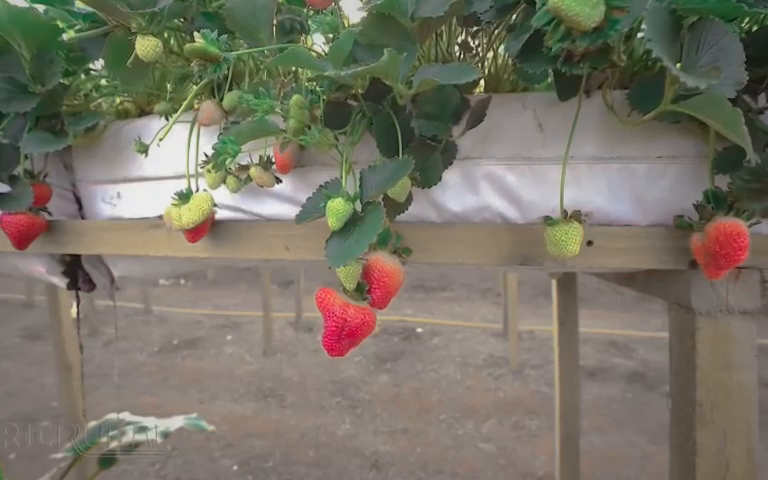
#> input picture frame 39 of Código Morango/Morango.mp4, 768 x 480 px
$ python morango.py
#> lines starting #> are read from the running program, lines starting #| are printed output that depends on the picture; after the words box and inside, x2 and y2 are one past the last pixel; in counts of white or black regions, pixels touching at a corner belong together
#> further down, frame is the input picture: shape (480, 768, 3); mean B, G, R 102.1, 115.7, 120.2
import cv2
import numpy as np

# Função para segmentar os morangos vermelhos
def segmentar_morangos(frame):

    # Converter o frame para o espaço de cor HSV
    hsv = cv2.cvtColor(frame, cv2.COLOR_BGR2HSV)
#> hsv: shape (480, 768, 3); mean H, S, V 35.7, 53.4, 125.5

    # Definir a cor dos morangos
    lower_red = np.array([0, 100, 100])
    upper_red = np.array([10, 255, 255])
    mask1 = cv2.inRange(hsv, lower_red, upper_red)
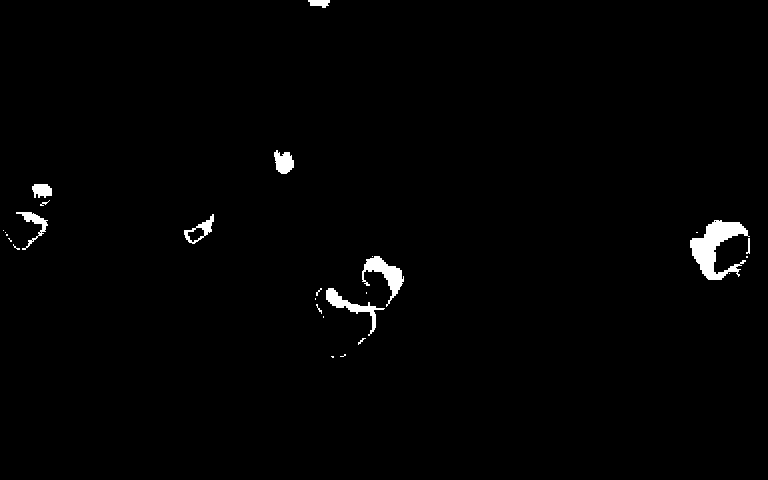
#> mask1: shape (480, 768); 1.2% white; 27 white regions (17 under 20 px), largest, box (x1, y1, x2, y2) and area: (690, 220, 750, 280) 1625, (362, 256, 404, 307) 744, (326, 288, 385, 336) 580

    lower_red = np.array([160, 100, 100])
    upper_red = np.array([179, 255, 255])
    mask2 = cv2.inRange(hsv, lower_red, upper_red)
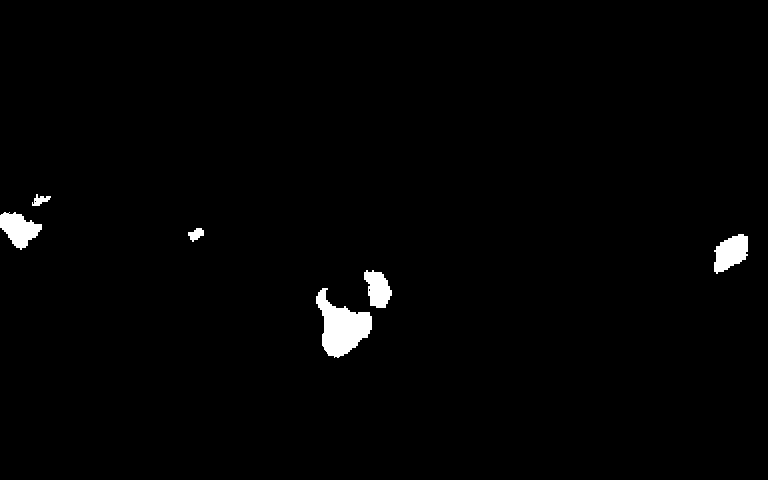
#> mask2: shape (480, 768); 1.3% white; 6 white regions, box (x1, y1, x2, y2) and area: (316, 288, 372, 358) 2110, (0, 212, 42, 250) 937, (714, 234, 748, 274) 912, (364, 270, 392, 308) 722, (188, 228, 204, 242) 136, (32, 194, 51, 206) 119

    mask = cv2.bitwise_or(mask1, mask2)
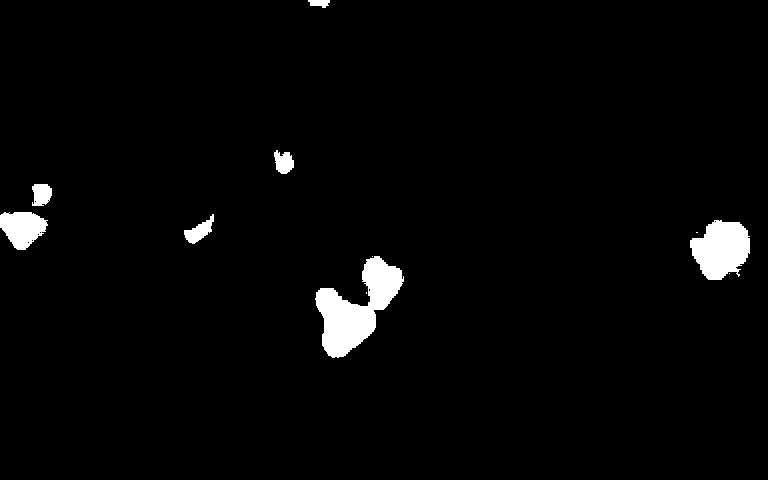
#> mask: shape (480, 768); 2.5% white; 11 white regions (4 under 20 px), largest, box (x1, y1, x2, y2) and area: (315, 256, 404, 358) 4226, (690, 220, 750, 280) 2576, (0, 212, 48, 250) 1265

    # Aplicar operações morfológicas para melhorar a segmentação
    kernel = np.ones((5, 5), np.uint8)
    mask = cv2.morphologyEx(mask, cv2.MORPH_OPEN, kernel)
#> mask: shape (480, 768); 2.5% white; 7 white regions, largest, box (x1, y1, x2, y2) and area: (316, 256, 402, 357) 4202, (690, 221, 750, 280) 2542, (0, 212, 46, 250) 1225
    mask = cv2.morphologyEx(mask, cv2.MORPH_CLOSE, kernel)
#> mask: shape (480, 768); 2.5% white; 7 white regions

    # Encontrar os contornos dos morangos
    contours, _ = cv2.findContours(mask, cv2.RETR_EXTERNAL, cv2.CHAIN_APPROX_SIMPLE)
#> contours = 7 contours; box (x1, y1, x2, y2) and area: (316, 256, 402, 357) 4036, (690, 221, 750, 280) 2440, (0, 212, 46, 250) 1164, (184, 220, 212, 243) 331, (33, 184, 52, 206) 302, (275, 152, 294, 174) 300, (310, 0, 330, 6) 90

    # Inicializar a contagem de morangos
    count = 0

    # Desenha os contornos
    for contour in contours:
        area = cv2.contourArea(contour)
        if area > 100:
            M = cv2.moments(contour)
            if M["m00"] != 0:
                cX = int(M["m10"] / M["m00"])
                cY = int(M["m01"] / M["m00"])

                # Desenhar o círculo em torno do morango
                cv2.circle(frame, (cX, cY), 30, (0, 255, 0), 2)

                # Escrever "Morango" acima do contorno
                cv2.putText(frame, "Morango", (cX - 30, cY - 40), cv2.FONT_HERSHEY_SIMPLEX, 0.7, (0, 255, 0), 2)

            # Incrementar a contagem de morangos
            count += 1
#> this loop made 7 passes
#> (area, cX, cY) on passes 1 to 6: (4036.5, 356, 308), (2440.5, 720, 248), (331, 197, 231), (1164.5, 21, 227), (302, 41, 193), (299.5, 283, 162)
#> area on pass 7: 89.5
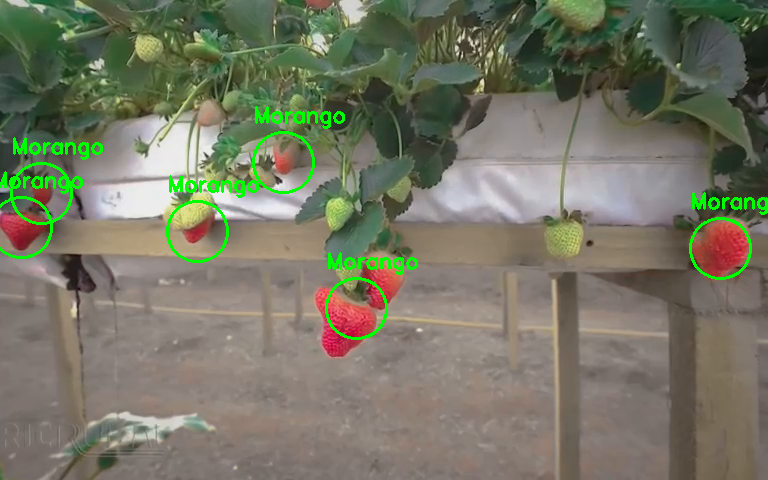
#> frame: shape (480, 768, 3); 1.97% of pixels changed, all inside (x1, y1, x2, y2) = (0, 106, 768, 340)
#> after the loop, count = 6

    # Exibe a quantidade de morangos contados
    cv2.putText(frame, f"Morangos Maduros : {count}", (20, frame.shape[0] - 30), cv2.FONT_HERSHEY_SIMPLEX, 0.7, (0, 255, 0), 2)
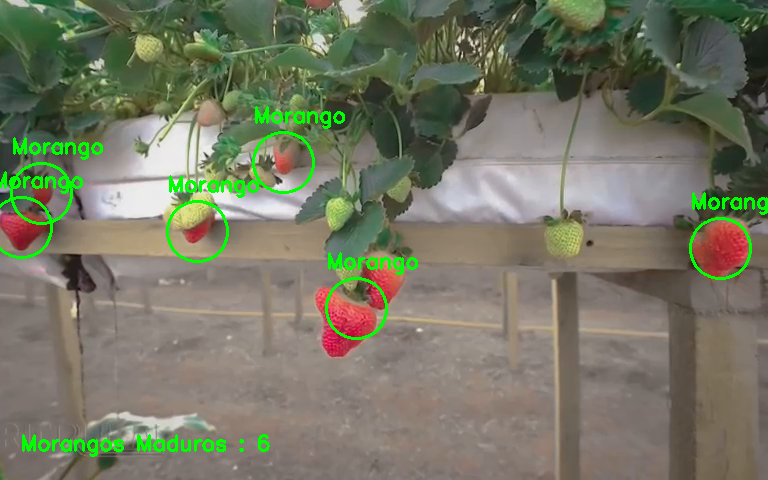
#> frame: shape (480, 768, 3); 0.45% of pixels changed, all inside (x1, y1, x2, y2) = (22, 434, 270, 457)

    return frame

# Abrir o vídeo
video = cv2.VideoCapture('Morango.mp4')
if not video.isOpened():
    raise IOError("Erro ao abrir o vídeo.")

# Processar o frame do vídeo
while True:
    ret, frame = video.read()
    if not ret:
        break

    # Chamar a função para segmentar os morangos
    frame_segmentado = segmentar_morangos(frame)

    # Exibir os morangos segmentados
    cv2.imshow("Segmentacao de Morangos", frame_segmentado)

    # Encerrar o código
    if cv2.waitKey(1) == ord('q'):
#> (key q is pressed here)
        break

video.release()
cv2.destroyAllWindows()

$ run again, starting later in the video
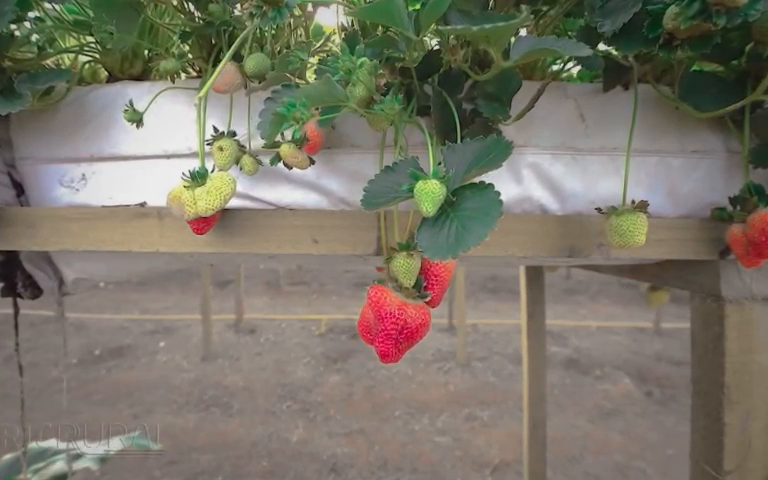
#> input picture frame 177 of Código Morango/Morango.mp4, 768 x 480 px
#> frame is the input picture: shape (480, 768, 3); mean B, G, R 103.9, 117.6, 122.3
#> hsv: shape (480, 768, 3); mean H, S, V 35.8, 55.2, 127.4
#> in segmentar_morangos, `mask1 = cv2.inRange(hsv, lower_red, upper_red)`:
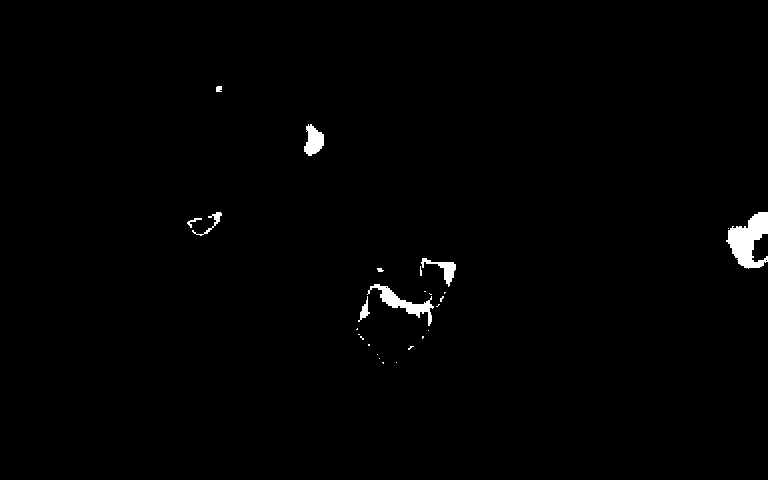
#> mask1: shape (480, 768); 0.88% white; 27 white regions (18 under 20 px), largest, box (x1, y1, x2, y2) and area: (726, 212, 768, 269) 1359, (367, 284, 434, 326) 707, (304, 124, 324, 156) 422
#> mask2: shape (480, 768); 1.2% white; 4 white regions, box (x1, y1, x2, y2) and area: (358, 288, 430, 364) 3030, (422, 262, 448, 308) 730, (752, 234, 768, 262) 332, (190, 216, 216, 234) 272
#> contours = 4 contours; box (x1, y1, x2, y2) and area: (358, 258, 456, 364) 4770, (728, 212, 768, 268) 1586, (189, 214, 220, 235) 383, (304, 126, 324, 154) 362
#> the loop in segmentar_morangos, `for contour in contours:` made 4 passes
#> (area, cX, cY) on passes 1 to 4: (4770, 401, 313), (383, 203, 224), (1586.5, 750, 241), (361.5, 313, 140)
#> after the loop in segmentar_morangos, `for contour in contours:`: count = 4
#> in segmentar_morangos, `cv2.putText(frame, f"Morangos Maduros : {count}", (20, frame.shape[0] ..`:
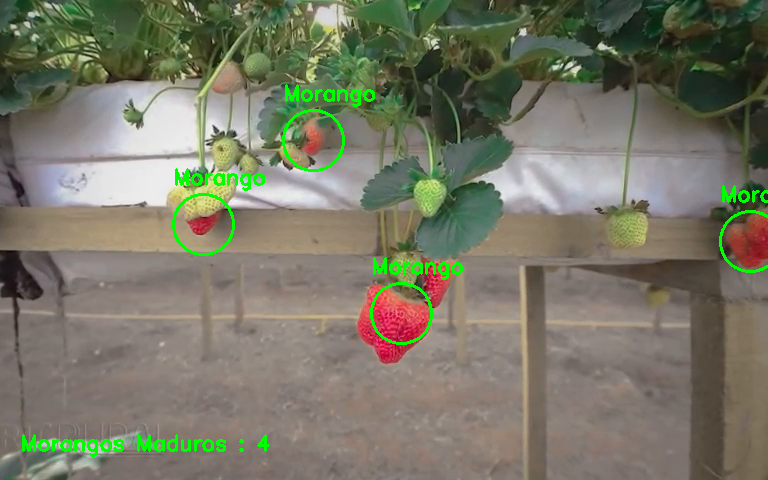
#> frame: shape (480, 768, 3); mean B, G, R 102, 119.7, 120

$ run again, starting later in the video
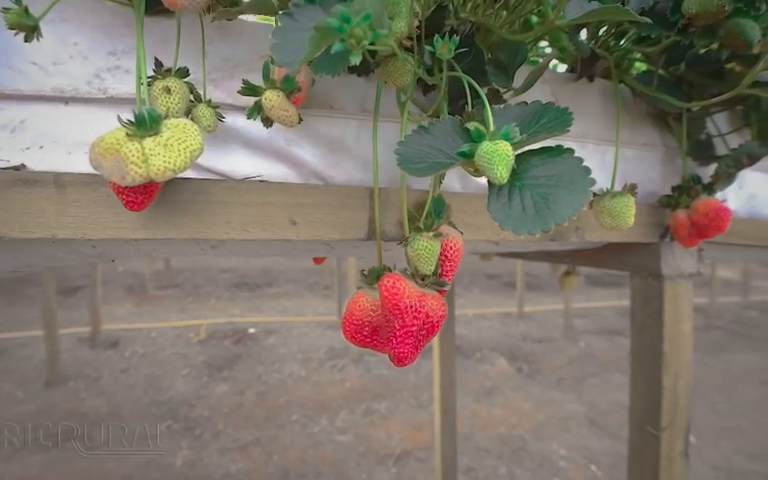
#> input picture frame 315 of Código Morango/Morango.mp4, 768 x 480 px
#> frame is the input picture: shape (480, 768, 3); mean B, G, R 106.3, 118.8, 126.6
#> hsv: shape (480, 768, 3); mean H, S, V 34.6, 53.8, 130.5
#> in segmentar_morangos, `mask1 = cv2.inRange(hsv, lower_red, upper_red)`:
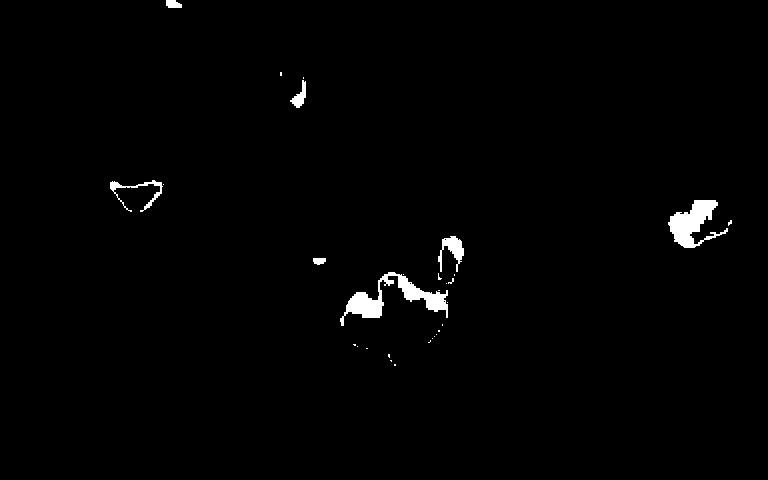
#> mask1: shape (480, 768); 1.2% white; 30 white regions (23 under 20 px), largest, box (x1, y1, x2, y2) and area: (340, 272, 448, 326) 1692, (668, 200, 728, 248) 1343, (438, 236, 464, 272) 409
#> mask2: shape (480, 768); 1.8% white; 5 white regions, box (x1, y1, x2, y2) and area: (342, 276, 446, 368) 4732, (114, 184, 160, 212) 756, (690, 200, 732, 244) 752, (440, 246, 458, 282) 421, (440, 290, 446, 294) 24
#> contours = 7 contours; box (x1, y1, x2, y2) and area: (341, 272, 448, 368) 6312, (670, 200, 732, 248) 1991, (110, 182, 162, 212) 1000, (438, 236, 464, 282) 770, (292, 92, 306, 106) 118, (166, 0, 180, 8) 82, (314, 258, 324, 264) 45
#> the loop in segmentar_morangos, `for contour in contours:` made 7 passes
#> (area, cX, cY) on passes 1, 3, 4, 5, 6: (6312.5, 394, 319), (770.5, 449, 257), (1991, 700, 222), (1000.5, 136, 194), (118, 298, 98)
#> after the loop in segmentar_morangos, `for contour in contours:`: count = 5
#> in segmentar_morangos, `cv2.putText(frame, f"Morangos Maduros : {count}", (20, frame.shape[0] ..`:
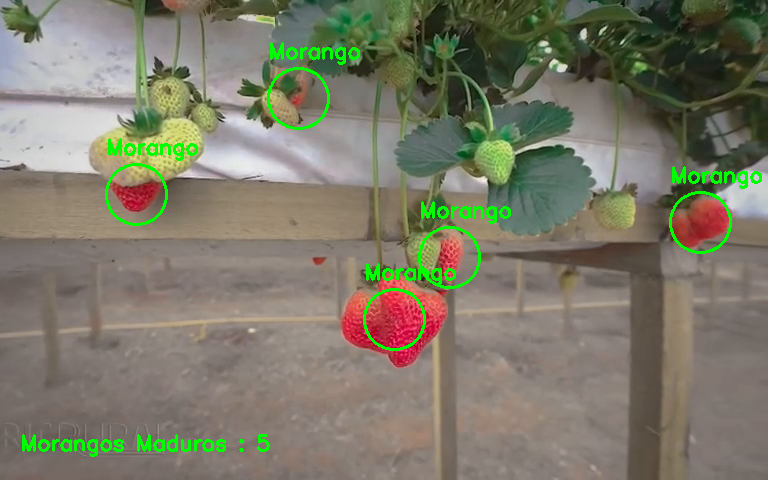
#> frame: shape (480, 768, 3); mean B, G, R 104.2, 121.8, 123.7
